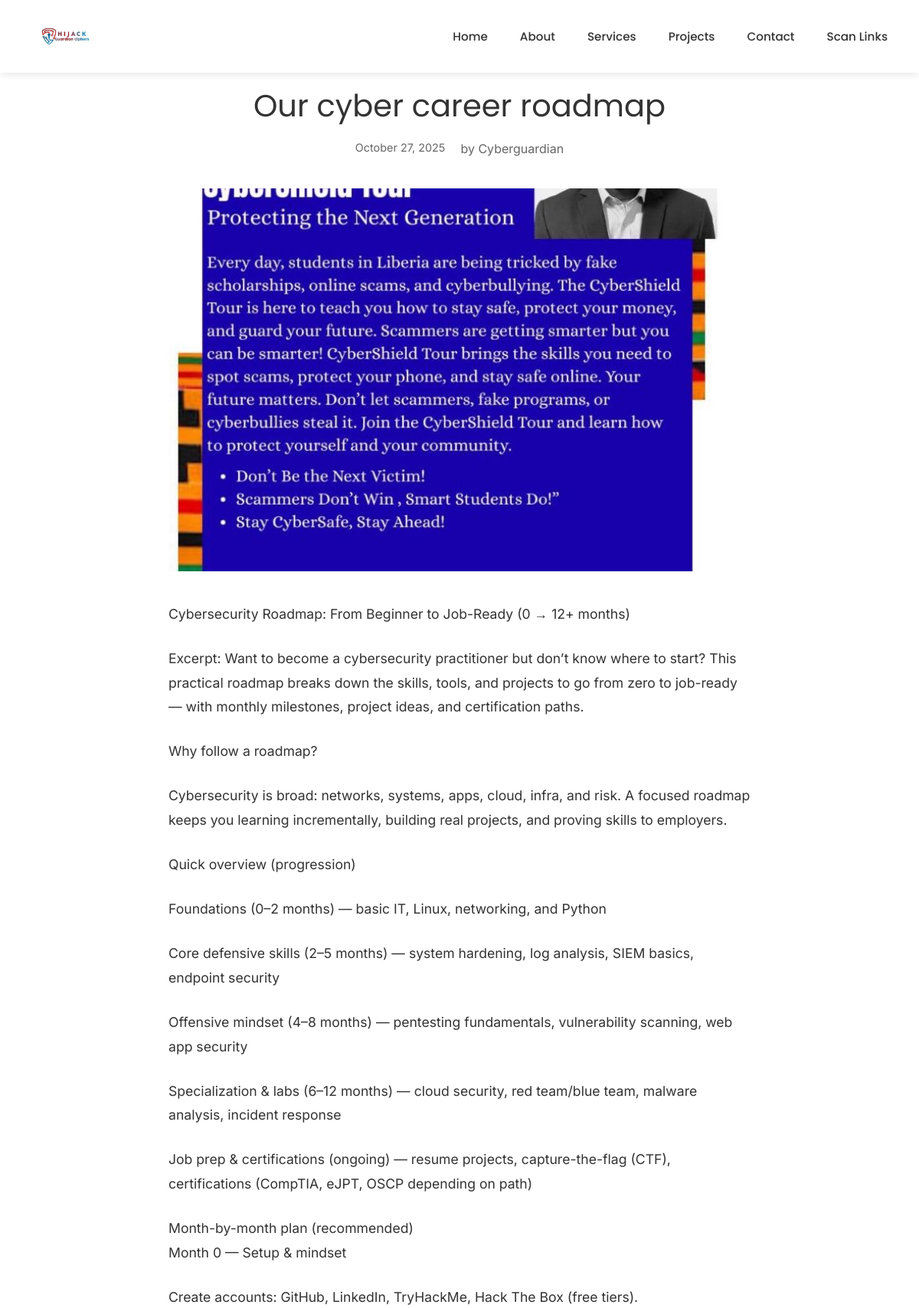
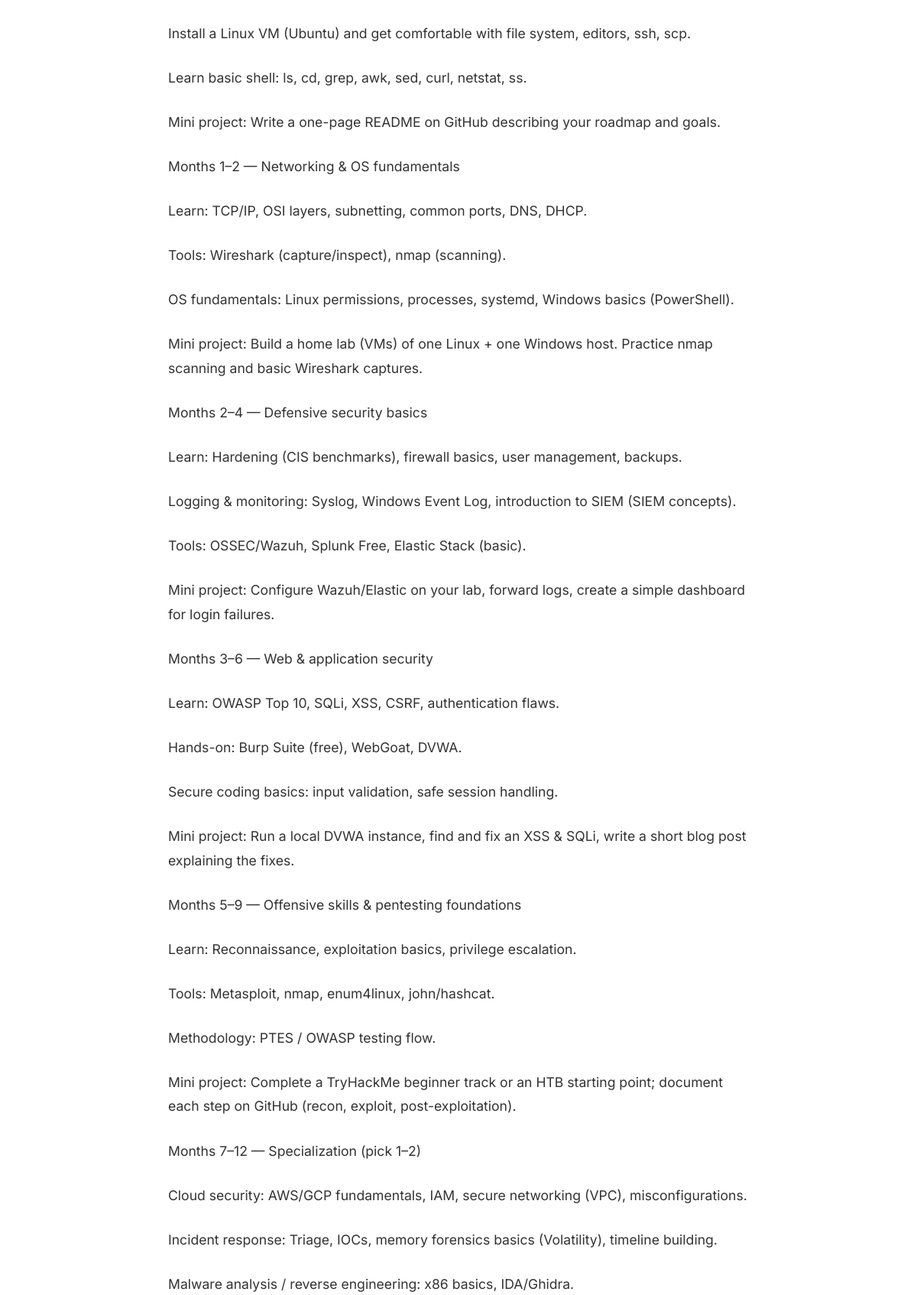
/posts/3/ (upper part), run on the app's committed database (2 pictures, top to bottom).
### app/models.py (models this page shows, shortened)
class Post(models.Model):
    CONTENT_TYPE_CHOICES = [
        ('text', 'Text'),
        ('image', 'Image'),
        ('video', 'Video'),
    ]
    author = models.ForeignKey(User, on_delete=models.CASCADE)
    title = models.CharField(max_length=500)
    content_type = models.CharField(max_length=10, choices=CONTENT_TYPE_CHOICES, default='text')
    content = models.TextField(blank=True, null=True)
    image = models.ImageField(upload_to='posts/images/', blank=True, null=True)
    video = models.FileField(upload_to='posts/videos/', blank=True, null=True)
    created_at = models.DateTimeField(auto_now_add=True)
    updated_at = models.DateTimeField(auto_now=True)
    published = models.BooleanField(default=False)
    class Meta:
        ordering = ['-created_at']

### app/views.py (the view)
# urls.py: path('posts/<int:pk>/', views.post_detail, name='post_detail'),
def post_detail(request, pk):
    post = get_object_or_404(Post, pk=pk, published=True)
    return render(request, 'post_detail.html', {'post': post})

### app/templates/post_detail.html (shortened to what this page needs)
{% extends 'base.html'%}
{% block content %}
<main class="blog-detail">
    <article class="post">
        <div class="container">
            <header class="post-header">
                <h1 class="post-title">{{ post.title }}</h1>
                <div class="post-meta">
                    <time class="post-date" datetime="{{ post.created_at|date:'Y-m-d' }}">
                        {{ post.created_at|date:"F d, Y" }}
                    </time>
                    <span class="post-author">
                        by {{ post.author.get_full_name|default:post.author.username }}
                    </span>
                </div>
            </header>
            {% if post.content_type == 'image' and post.image %}
            <figure class="post-featured-image">
                <img src="{{ post.image.url }}" alt="{{ post.title }}" loading="eager">
            </figure>
            {% endif %}
            <div class="post-content">
                {% if post.content %}
                {{ post.content|linebreaks }}
                {% endif %}
            </div>
        </div>
    </article>
</main>
{% endblock %}

### app/static/assert/style.css (style rules this page uses)
* { box-sizing: border-box; margin: 0; padding: 0; -webkit-font-smoothing: antialiased; -moz-osx-font-smoothing: grayscale; }
:root { --nav-height: 96px; --nav-gap: 20px; }
body { margin: 0; font-family: Arial, sans-serif; background: linear-gradient( 135deg, #3B9DD9 0%, #D63C3C 35%, #333333 65%, #005B96 100% ); min-height: 100vh; color: #fff; }
main { margin-top: calc(var(--nav-height) + var(--nav-gap)); }
.container { width: 95%; max-width: 1200px; margin: 0 auto; padding: 0 20px; box-sizing: border-box; }
.blog-listing, .blog-detail { margin: 50px 0; background: #fff; color: #333; padding: 40px 0; }
.post-content { flex: 1; display: flex; flex-direction: column; }
.post-header { margin-bottom: 15px; }
.post-title { font-family: 'Poppins', sans-serif; font-size: 1.5rem; margin: 0 0 10px; line-height: 1.3; }
.post-date { color: #666; font-size: 0.9rem; }
.blog-detail { background: #fff; }
.blog-detail .container { max-width: 800px; }
.post { margin-bottom: 60px; }
.post-header { text-align: center; margin-bottom: 40px; }
.blog-detail .post-title { font-size: 2.5rem; margin-bottom: 20px; line-height: 1.2; }
.blog-detail .post-meta { color: #666; font-size: 1rem; display: flex; justify-content: center; gap: 20px; }
.post-featured-image { margin: 0 -40px 40px; }
.post-featured-image img { width: 100%; max-height: 500px; object-fit: cover; }
.post-content { font-size: 1.1rem; line-height: 1.8; color: #333; }
.post-content p { margin-bottom: 1.5em; }

### app/templates/base.html (style rules this page uses)
body { font-family: 'Inter', sans-serif; }

### data on the page
Post: title "Our cyber career roadmap", created_at "October 27, 2025", author.get_full_name "Cyberguardian", image (picture), content "Cybersecurity Roadmap: From Beginner to Job-Ready (0 → 12+ months) Excerpt: Want to become a cybersecurity practitioner but don’t know where to start? This practical roadmap breaks down the skills, tools, and projects to go from zero to job-ready — with monthly milestones, project ideas, and certification paths. Why follow a roadmap? Cybersecurity is broad: networks, systems, apps, cloud, infra, and risk. A focused roadmap keeps you learning incrementally, building real projects, and proving skills to employers. Quick overview (progression) Foundations (0–2 months) — basic IT, Linux, networking, and Python Core defensive skills (2–5 months) — system hardening, log analysis, SIEM basics,…"
